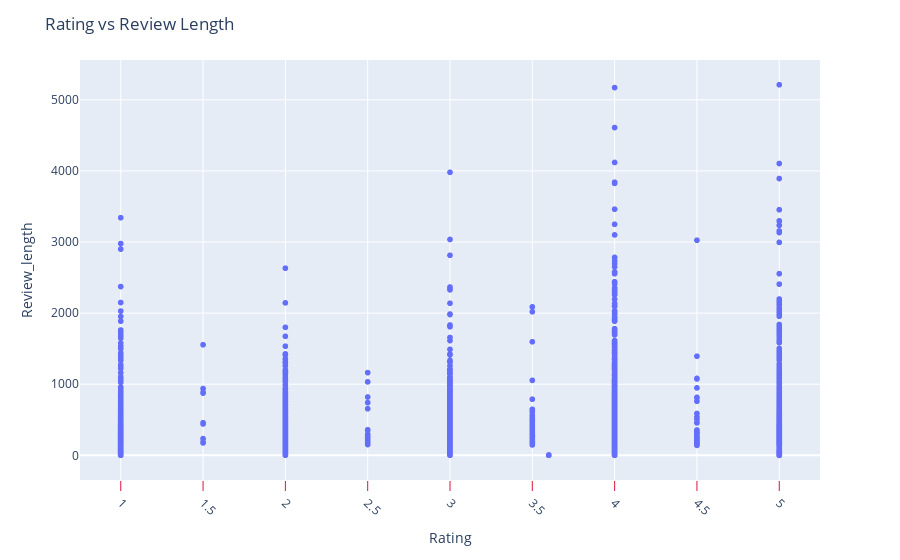

Here is the notebook cell this chart was saved with:
### Markdown cell above
The Ratings distribution 38% review are 5 rated,23% are 4 rated stating that people do rate good high

### Code cell
# Visualizing the rating column against the review length.
# Polting the frequency of the rating on scatter bar plot

import plotly.express as px
fig = px.scatter(review_df, x=review_df['Rating'], y=review_df['Review_length'])
fig.update_layout(title_text="Rating vs Review Length")
fig.update_xaxes(ticks="outside", tickwidth=1, tickcolor='crimson',tickangle=45, ticklen=10)
fig.show()

### Figure 1 — Plotly figure (JSON) as saved in the notebook; plotly's stock layout.template omitted (floating-point values rounded to 4 significant figures; data arrays with more than 128 entries replaced by an {"elided": "..."} marker saying what was removed)
{"data": [{"hovertemplate": "Rating=%{x}<br>Review_length=%{y}<extra></extra>", "legendgroup": "", "marker": {"color": "#636efa", "symbol": "circle"}, "mode": "markers", "name": "", "showlegend": false, "type": "scattergl", "x": {"elided": "10000 float values"}, "xaxis": "x", "y": {"elided": "10000 int values"}, "yaxis": "y"}], "layout": {"legend": {"tracegroupgap": 0}, "margin": {"t": 60}, "title": {"text": "Rating vs Review Length"}, "xaxis": {"anchor": "y", "domain": [0, 1], "tickangle": 45, "tickcolor": "crimson", "ticklen": 10, "ticks": "outside", "tickwidth": 1, "title": {"text": "Rating"}}, "yaxis": {"anchor": "x", "domain": [0, 1], "title": {"text": "Review_length"}}}}
